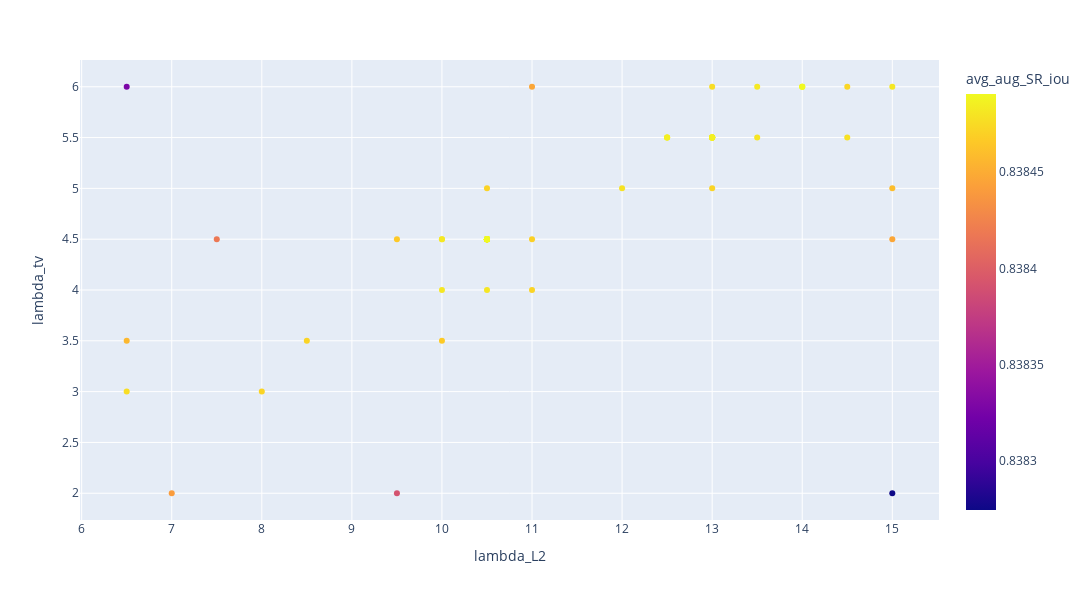

The notebook cell saved with this chart:
### Code cell
fig = px.scatter(df, x="lambda_L2", y="lambda_tv", color="avg_aug_SR_iou",
                 width=1200, height=600)
fig.show()
